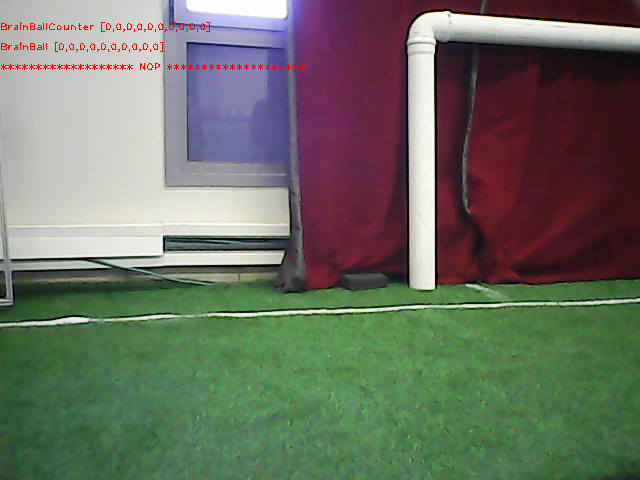
//> input picture Media/Photos/White Lines/onepost.png, 640 x 480 px
$ ./RoboCup2016   (built with g++ and OpenCV 4)
//> lines starting //> are read from the running program, lines starting //| are printed output that depends on the picture; after the words box and inside, x2 and y2 are one past the last pixel; in counts of white or black regions, pixels touching at a corner belong together
//> further down, inputImage is the input picture: 480 rows x 640 cols, CV_8UC3; mean B, G, R 98.7, 111.1, 107.8
### RoboCup2016/RoboCup2016/findGate.h
#include "stdafx.h"

using namespace cv;

const Scalar minWhiteHSV = Scalar(0, 0, 170);
const Scalar maxWhiteHSV = Scalar(255, 50, 255);
const Scalar minGreenBGR = Scalar(0, 70, 0);
const Scalar maxGreenBGR = Scalar(100, 255, 100);

void FindGate(Mat inputImage);

### RoboCup2016/RoboCup2016/Vision.h
#include "stdafx.h"

### RoboCup2016/RoboCup2016/Localization.h
#include "Vision.h"

### RoboCup2016/RoboCup2016/Motion.h
#include "Localization.h"

### RoboCup2016/RoboCup2016/findGate.cpp

#include <iostream>
#include "stdafx.h"
#include "findGate.h"

using namespace std;
using namespace cv;

void DrawRectangle(Mat &image, RotatedRect &rect)
{
	Point2f rect_points[4];
	rect.points(rect_points);

	for (int j = 0; j < 4; j++)
	{
		line(image, rect_points[j], rect_points[(j + 1) % 4], Scalar(0, 0, 255));
	}
}
// [6 lines left out: function PrintString, not called in this run]

// [30 lines of commented-out code are left out]
void FindGate(Mat inputImage)
{
	//Tresholding White
	//imshow("white", onlyWhiteImage);

	Mat onlyGreenImage;
	inRange(inputImage, minGreenBGR, maxGreenBGR, onlyGreenImage);
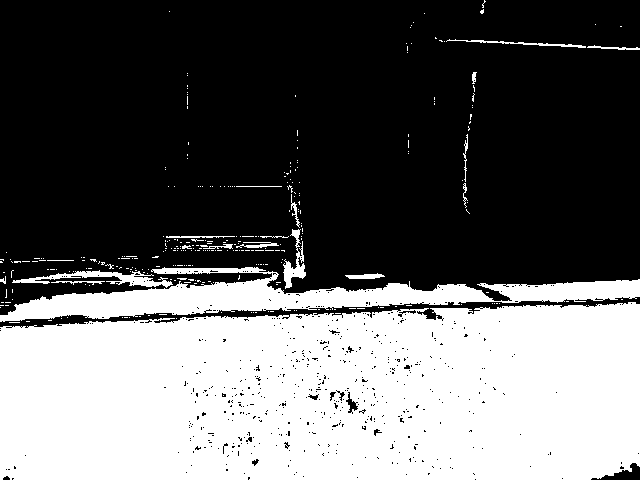
//> onlyGreenImage: 480 rows x 640 cols, CV_8UC1; 39.5% white; 304 white regions (284 under 20 px), largest, box (x1, y1, x2, y2) and area: (0, 302, 640, 480) 104262, (0, 267, 640, 322) 13484, (12, 270, 173, 288) 953
	/*blur(onlyGreenImage, onlyGreenImage, Size(20, 10));
	imshow("green", onlyGreenImage);*/

	Mat hsvImage;
	Mat onlyWhiteImage;
	cvtColor(inputImage, hsvImage, CV_BGR2HSV);
//> hsvImage: 480 rows x 640 cols, CV_8UC3; mean H, S, V 85, 94.3, 128.6
	inRange(hsvImage, minWhiteHSV, maxWhiteHSV, onlyWhiteImage);
//> onlyWhiteImage: 480 rows x 640 cols, CV_8UC1; 21.3% white; 85 white regions (71 under 20 px), largest, box (x1, y1, x2, y2) and area: (0, 0, 289, 268) 48594, (408, 11, 640, 290) 10413, (165, 22, 270, 87) 1756
	imshow("white", onlyWhiteImage);

	//dilation of white to horizontaly fill the shapes
	Mat elementG1 = getStructuringElement( MORPH_RECT, Size( 3, 5), Point( 2, 2 ) );
	dilate(onlyWhiteImage, onlyWhiteImage, elementG1);

	//eroding to remove horizontal lines
	Mat elementG2 = getStructuringElement( MORPH_RECT, Size(1,41));
	erode(onlyWhiteImage, onlyWhiteImage, elementG2);

	//dilation of white to fill the shapes
	Mat elementG3 = getStructuringElement( MORPH_RECT, Size( 5 , 5), Point( 2, 2 ) );
	dilate(onlyWhiteImage, onlyWhiteImage, elementG3);
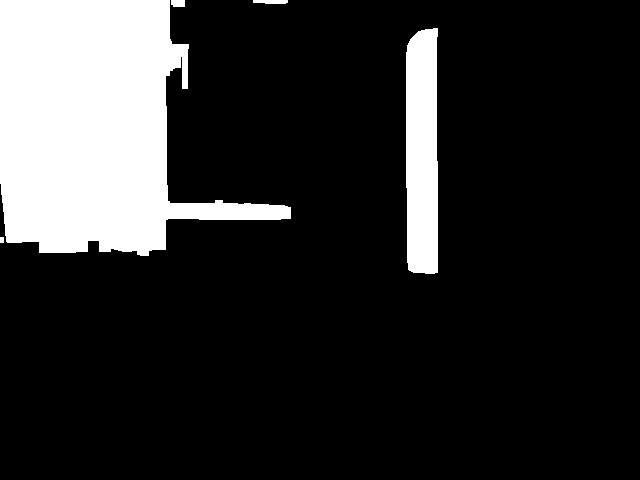
//> onlyWhiteImage: 480 rows x 640 cols, CV_8UC1; 16.9% white; 5 white regions, box (x1, y1, x2, y2) and area: (0, 0, 291, 256) 44188, (406, 28, 438, 274) 7468, (253, 0, 288, 4) 126, (171, 0, 185, 7) 94, (0, 237, 4, 243) 24

	//creating Mat thr with contours, using canny
	cvtColor(onlyWhiteImage, onlyWhiteImage, CV_GRAY2BGR);
	Mat src = onlyWhiteImage;
	Mat thr,gray;

	cvtColor(onlyWhiteImage, gray, CV_BGR2GRAY);

	Canny(gray,thr,50, 190, 3, false );
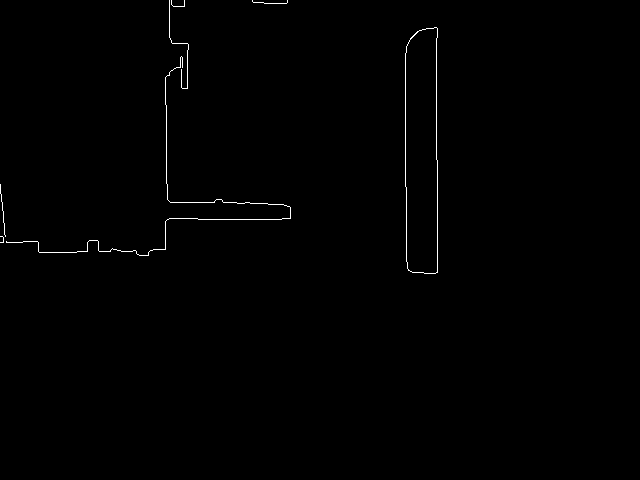
//> thr: 480 rows x 640 cols, CV_8UC1; 0.47% white in thin lines or dots, all inside (x1, y1, x2, y2) = (0, 0, 438, 274)

	imshow("thr", thr);

	//crating contours vector
	vector<vector<Point> > contours;
	vector<Vec4i> hierarchy;

	Mat temp = thr.clone();
	findContours(temp,contours,hierarchy,CV_RETR_EXTERNAL,CV_CHAIN_APPROX_SIMPLE,Point(0,0));
//> contours = 7 contours, 6 with area under 20; largest, box (x1, y1, x2, y2) and area: (405, 27, 438, 274) 7454

	//finding the blocking rectangles of the contours
	vector<RotatedRect> minRect( contours.size() );
	cvtColor(temp, temp, CV_GRAY2BGR);
	for( size_t i = 0; i < contours.size(); i++ )
	{
	  minRect[i] = minAreaRect( Mat(contours[i]) );
	  DrawRectangle(temp, minRect[i]);
	}
//> this loop made 7 passes
//> rect_points in DrawRectangle on passes 1, 5, 6: 4 Points (x, y): [3, 242], [0, 242], [0, 236], [3, 236], 4 Points (x, y): [287, 3], [252, 3], [252, 0], [287, 0], 4 Points (x, y): [184, 6], [171, 6], [171, 0], [184, 0]
//> pass 3, in FindGate, `DrawRectangle(temp, minRect[i]);`:
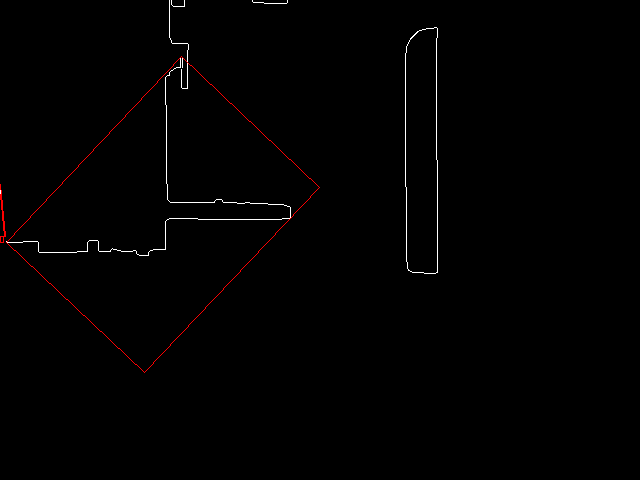
//> temp: 480 rows x 640 cols, CV_8UC3; mean B, G, R 1.1, 1.1, 1.8
//> after the loop:
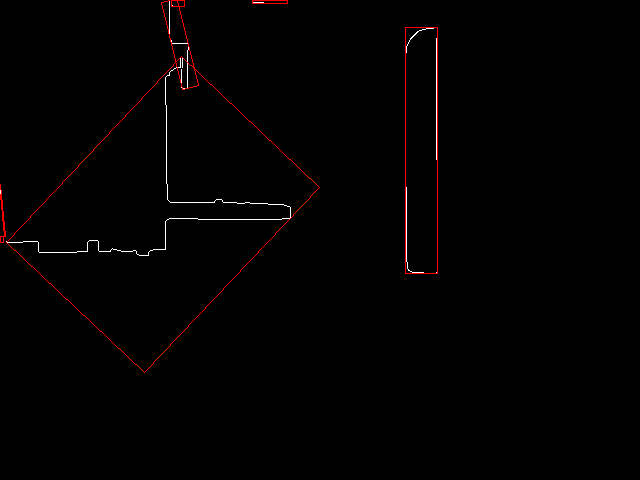
//> temp: 480 rows x 640 cols, CV_8UC3; 0.28% of pixels changed, all inside (x1, y1, x2, y2) = (161, 0, 438, 274)

	imshow("contours", temp);

////////////////////////////////////////////////////////////////////////////////////
	//finding green convex field, Yoni, no need to do it twice

	Mat grass_cpy = onlyGreenImage.clone();
	Mat raw_shapes, convex;

	vector<vector<Point> > _contours; // Each contour stored as an array of points according to API.
	vector<Vec4i> _heir;

	cv::findContours(grass_cpy, _contours, _heir,
			CV_RETR_EXTERNAL,			// Only external shapes. (not one inside other)
			CV_CHAIN_APPROX_SIMPLE);	// how much point data about shape (From API )

	cv::threshold(onlyGreenImage,raw_shapes,255,0,THRESH_BINARY); // Make shapes black 1U image.
//> raw_shapes: 480 rows x 640 cols, CV_8UC1; every value is 0
	convex = raw_shapes.clone(); // Clone (copy) blank image with same Dimention (Width,Height);

	int maxindex =-1; // Find the max shape by area = the green field.
	int maxArea = -1, currentArea;
	for (size_t i=0; i<(int)_contours.size(); i++)
	{
		if ((currentArea = cv::contourArea(_contours[i],false)) > maxArea)
		{
			maxindex = i;
			maxArea = currentArea;
		}
	}
//> this loop made 303 passes
//> (currentArea, maxArea) on pass 39: (104804, 104804)
//> after the loop, currentArea = 2; maxindex = 38; maxArea = 104804

	if (maxindex > -1)   // Found field
	{
		//  Find Convex of field:
		vector<vector<Point> > hull;
		hull.push_back(vector<Point>());

		cv::convexHull(_contours[maxindex],hull[0],true,true);
//> hull = 1 contour; box (x1, y1, x2, y2) and area: (0, 302, 640, 480) 106236
		cv::drawContours(convex,hull,0,Scalar(255,255,255),-1,4);
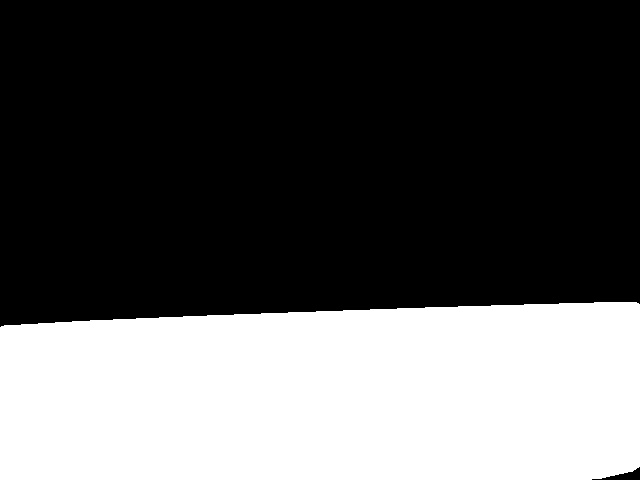
//> convex: 480 rows x 640 cols, CV_8UC1; 34.9% white; 1 white region, box (x1, y1, x2, y2) and area: (0, 302, 640, 480) 107332

		// Draw field without convex:

		cv::drawContours(raw_shapes,_contours,
				maxindex,						// Inddex to draw -1 for all.
				Scalar(255,255,255),3,
				4,								// Drawing percision - more = slower (4 look like enough).
				_heir,2);
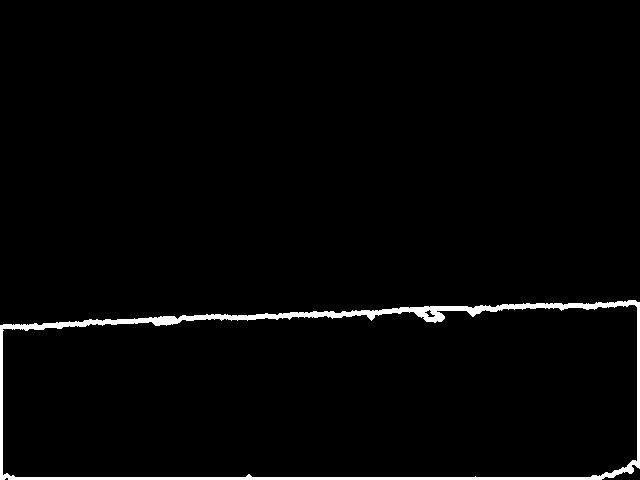
//> raw_shapes: 480 rows x 640 cols, CV_8UC1; 2.2% white; 1 white region, box (x1, y1, x2, y2) and area: (0, 300, 640, 480) 6682
	}

//> (the run ends here: the program needs code that is not available in this run, at `Mat or;`)

$ run again, with Media/Photos/White Lines/StraightLine.png copied over Media/Photos/White Lines/onepost.png
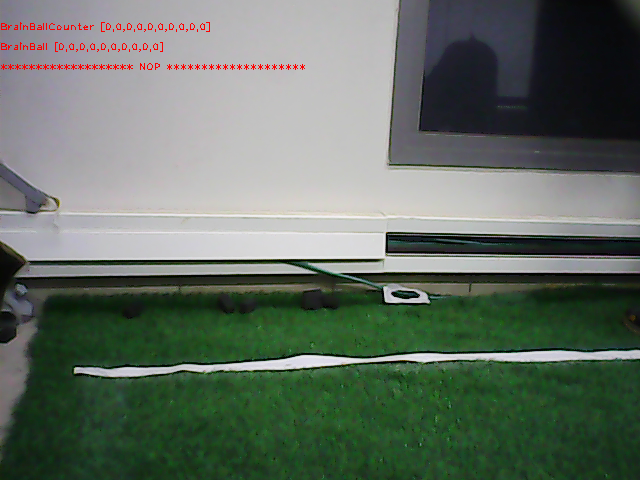
//> input picture Media/Photos/White Lines/StraightLine.png, 640 x 480 px
//> inputImage is the input picture: 480 rows x 640 cols, CV_8UC3; mean B, G, R 99.6, 110.6, 99.3
//> onlyGreenImage: 480 rows x 640 cols, CV_8UC1; 20.4% white; 594 white regions (523 under 20 px), largest, box (x1, y1, x2, y2) and area: (82, 358, 631, 480) 32892, (146, 283, 568, 365) 17444, (405, 0, 555, 169) 3863
//> hsvImage: 480 rows x 640 cols, CV_8UC3; mean H, S, V 72.7, 66.3, 114.3
//> thr: 480 rows x 640 cols, CV_8UC1; 0.45% white in thin lines or dots, all inside (x1, y1, x2, y2) = (28, 0, 539, 262)
//> contours = 8 contours, 7 with area under 20; largest, box (x1, y1, x2, y2) and area: (93, 68, 99, 77) 37
//> the loop in FindGate, `for( size_t i = 0; i < contours.size(); i++ )` made 8 passes
//> rect_points in DrawRectangle on passes 4, 8: 4 Points (x, y): [98, 76], [93, 76], [93, 68], [98, 68], 4 Points (x, y): [104, 5], [97, 5], [97, 0], [104, 0]
//> after the loop in FindGate, `for( size_t i = 0; i < contours.size(); i++ )`:
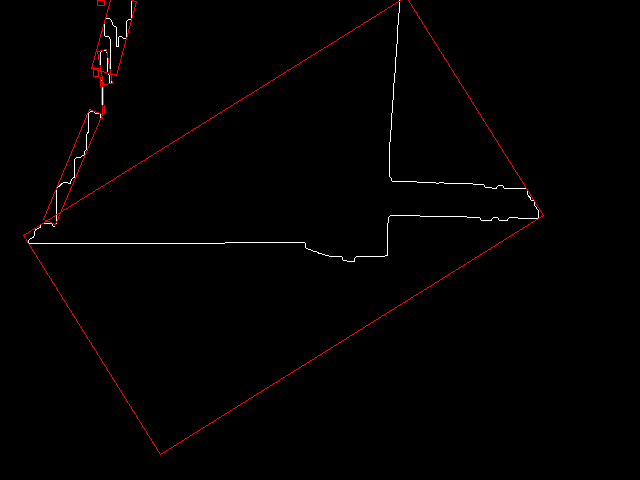
//> temp: 480 rows x 640 cols, CV_8UC3; mean B, G, R 1.1, 1.1, 2.6
//> the loop in FindGate, `for (size_t i=0; i<(int)_contours.size(); i++)` made 589 passes
//> (currentArea, maxArea) on passes 21, 27, 32, 182: (44, 44), (87, 87), (173, 173), (34296, 34296)
//> after the loop in FindGate, `for (size_t i=0; i<(int)_contours.size(); i++)`: currentArea = 36; maxindex = 181; maxArea = 34296
//> hull = 1 contour; box (x1, y1, x2, y2) and area: (82, 358, 631, 480) 48760
//> convex: 480 rows x 640 cols, CV_8UC1; 16.2% white; 1 white region, box (x1, y1, x2, y2) and area: (82, 358, 631, 480) 49712
//> in FindGate, `cv::drawContours(raw_shapes,_contours, maxindex, Scalar(255,255,255),3..`:
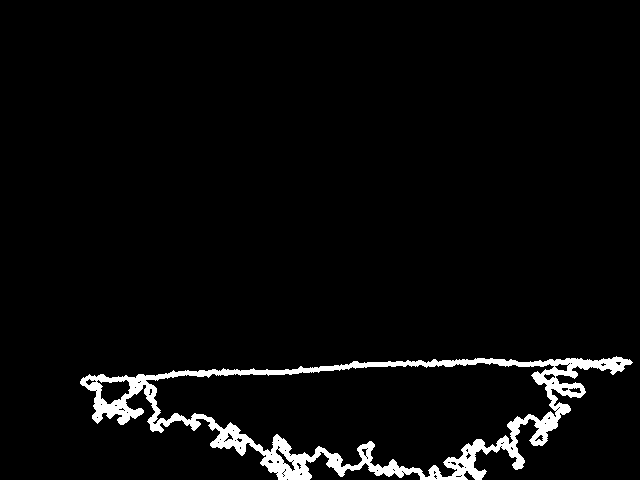
//> raw_shapes: 480 rows x 640 cols, CV_8UC1; 3.9% white; 1 white region, box (x1, y1, x2, y2) and area: (80, 356, 633, 480) 11862

$ run again, with Media/Photos/White Lines/WhiteLine.png copied over Media/Photos/White Lines/onepost.png
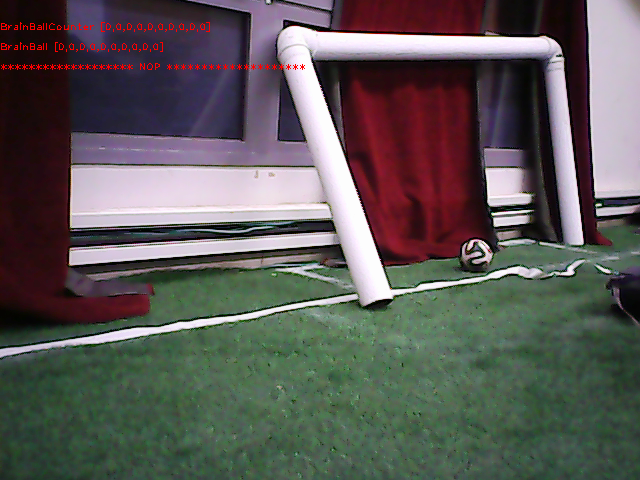
//> input picture Media/Photos/White Lines/WhiteLine.png, 640 x 480 px
//> inputImage is the input picture: 480 rows x 640 cols, CV_8UC3; mean B, G, R 86.3, 88.4, 91.5
//> onlyGreenImage: 480 rows x 640 cols, CV_8UC1; 34.1% white; 910 white regions (860 under 20 px), largest, box (x1, y1, x2, y2) and area: (0, 263, 640, 480) 89174, (43, 267, 349, 341) 7248, (482, 242, 574, 273) 1291
//> hsvImage: 480 rows x 640 cols, CV_8UC3; mean H, S, V 101.4, 87.8, 104.6
//> thr: 480 rows x 640 cols, CV_8UC1; 0.59% white in thin lines or dots, all inside (x1, y1, x2, y2) = (68, 0, 640, 289)
//> contours = 5 contours, 3 with area under 20; largest, box (x1, y1, x2, y2) and area: (548, 53, 583, 234) 3134, (485, 183, 513, 190) 150
//> the loop in FindGate, `for( size_t i = 0; i < contours.size(); i++ )` made 5 passes
//> after the loop in FindGate, `for( size_t i = 0; i < contours.size(); i++ )`:
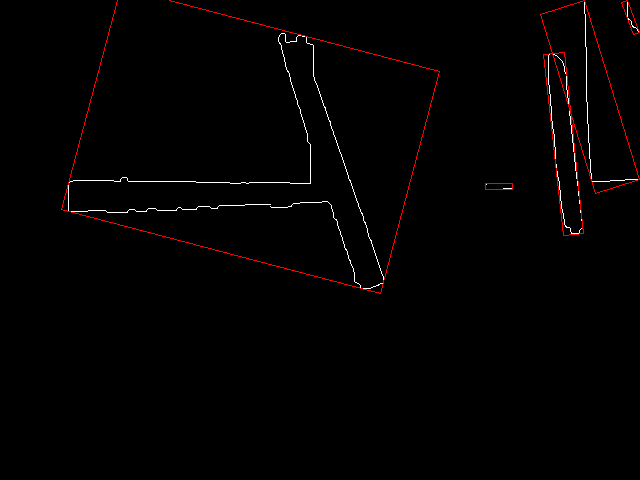
//> temp: 480 rows x 640 cols, CV_8UC3; mean B, G, R 1.4, 1.4, 3.1
//> the loop in FindGate, `for (size_t i=0; i<(int)_contours.size(); i++)` made 905 passes
//> (currentArea, maxArea) on passes 6, 17, 326, 350: (37, 37), (49, 49), (6927, 6927), (91189, 91189)
//> after the loop in FindGate, `for (size_t i=0; i<(int)_contours.size(); i++)`: currentArea = 0; maxindex = 349; maxArea = 91189
//> hull = 1 contour; box (x1, y1, x2, y2) and area: (0, 263, 640, 480) 106656
//> convex: 480 rows x 640 cols, CV_8UC1; 35.1% white; 1 white region, box (x1, y1, x2, y2) and area: (0, 263, 640, 480) 107745
//> in FindGate, `cv::drawContours(raw_shapes,_contours, maxindex, Scalar(255,255,255),3..`:
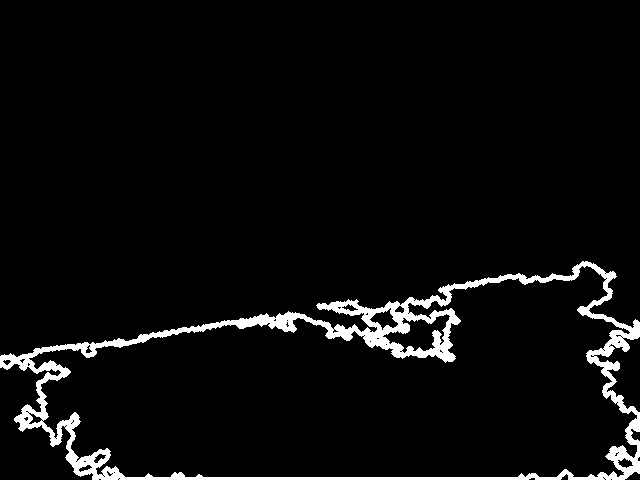
//> raw_shapes: 480 rows x 640 cols, CV_8UC1; 4.6% white; 1 white region, box (x1, y1, x2, y2) and area: (0, 261, 640, 480) 14215

$ run again, with Media/Photos/White Lines/WhiteX.png copied over Media/Photos/White Lines/onepost.png
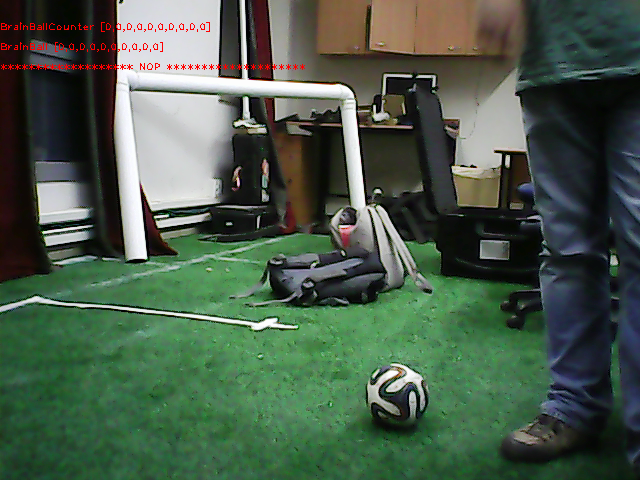
//> input picture Media/Photos/White Lines/WhiteX.png, 640 x 480 px
//> inputImage is the input picture: 480 rows x 640 cols, CV_8UC3; mean B, G, R 74.2, 91.3, 73.8
//> onlyGreenImage: 480 rows x 640 cols, CV_8UC1; 36.2% white; 1135 white regions (1052 under 20 px), largest, box (x1, y1, x2, y2) and area: (0, 219, 555, 480) 94453, (291, 0, 384, 94) 2327, (435, 0, 523, 104) 1772
//> hsvImage: 480 rows x 640 cols, CV_8UC3; mean H, S, V 66.4, 91.6, 96.9
//> thr: 480 rows x 640 cols, CV_8UC1; 0.63% white in thin lines or dots, all inside (x1, y1, x2, y2) = (36, 0, 525, 254)
//> contours = 11 contours, 5 with area under 20; largest, box (x1, y1, x2, y2) and area: (340, 100, 367, 213) 1684, (165, 71, 176, 109) 367, (375, 221, 388, 254) 300, (146, 70, 155, 108) 293, (36, 197, 73, 207) 260, (211, 73, 214, 111) 73
//> the loop in FindGate, `for( size_t i = 0; i < contours.size(); i++ )` made 11 passes
//> the loop in FindGate, `for (size_t i=0; i<(int)_contours.size(); i++)` made 1056 passes
//> (currentArea, maxArea) on passes 9, 10, 31, 64, 410, 475: (21, 21), (51, 51), (137, 137), (368, 368), (1204, 1204), (100675, 100675)
//> after the loop in FindGate, `for (size_t i=0; i<(int)_contours.size(); i++)`: currentArea = 0; maxindex = 474; maxArea = 100675
//> hull = 1 contour; box (x1, y1, x2, y2) and area: (0, 219, 555, 480) 124217
//> convex: 480 rows x 640 cols, CV_8UC1; 40.7% white; 1 white region, box (x1, y1, x2, y2) and area: (0, 219, 555, 480) 125123
//> in FindGate, `cv::drawContours(raw_shapes,_contours, maxindex, Scalar(255,255,255),3..`:
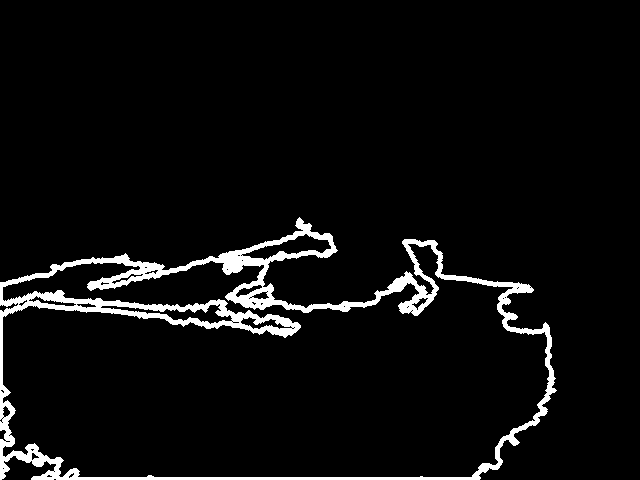
//> raw_shapes: 480 rows x 640 cols, CV_8UC1; 5.1% white; 1 white region, box (x1, y1, x2, y2) and area: (0, 217, 557, 480) 15689
